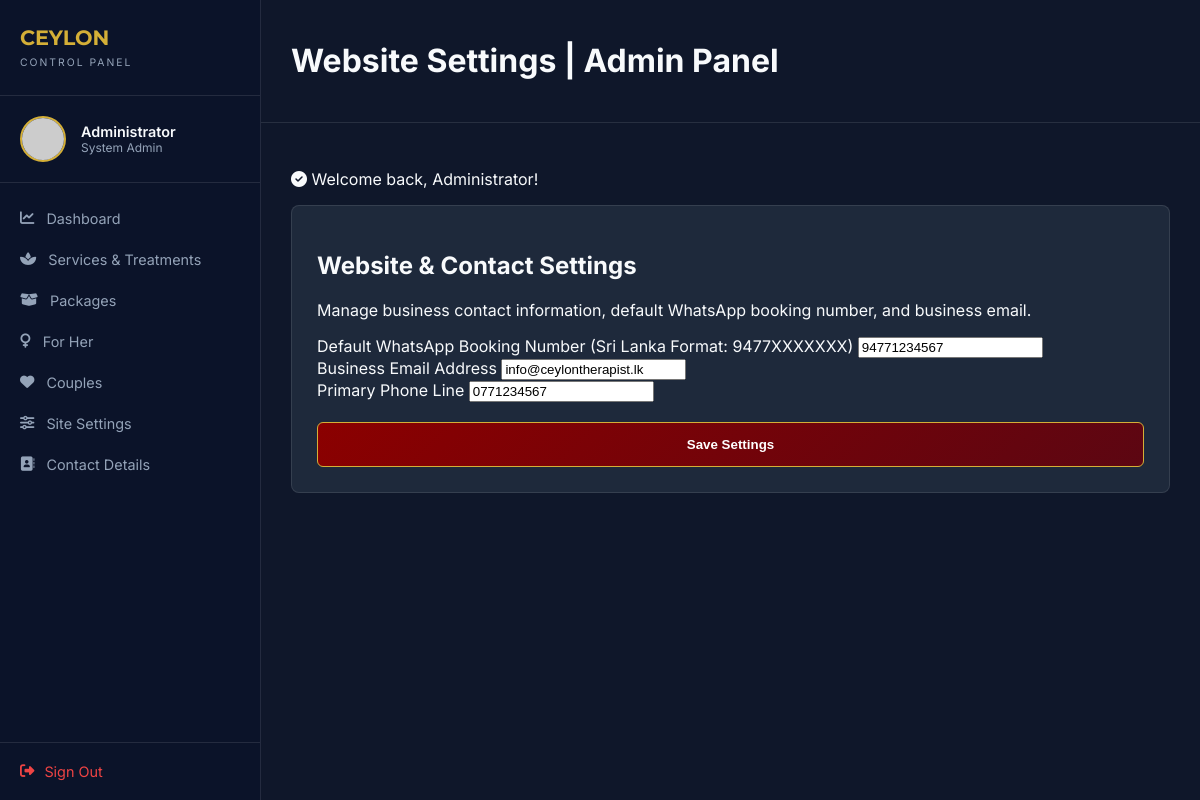
The app's page /admin_contact_settings.php (signed in), older data.
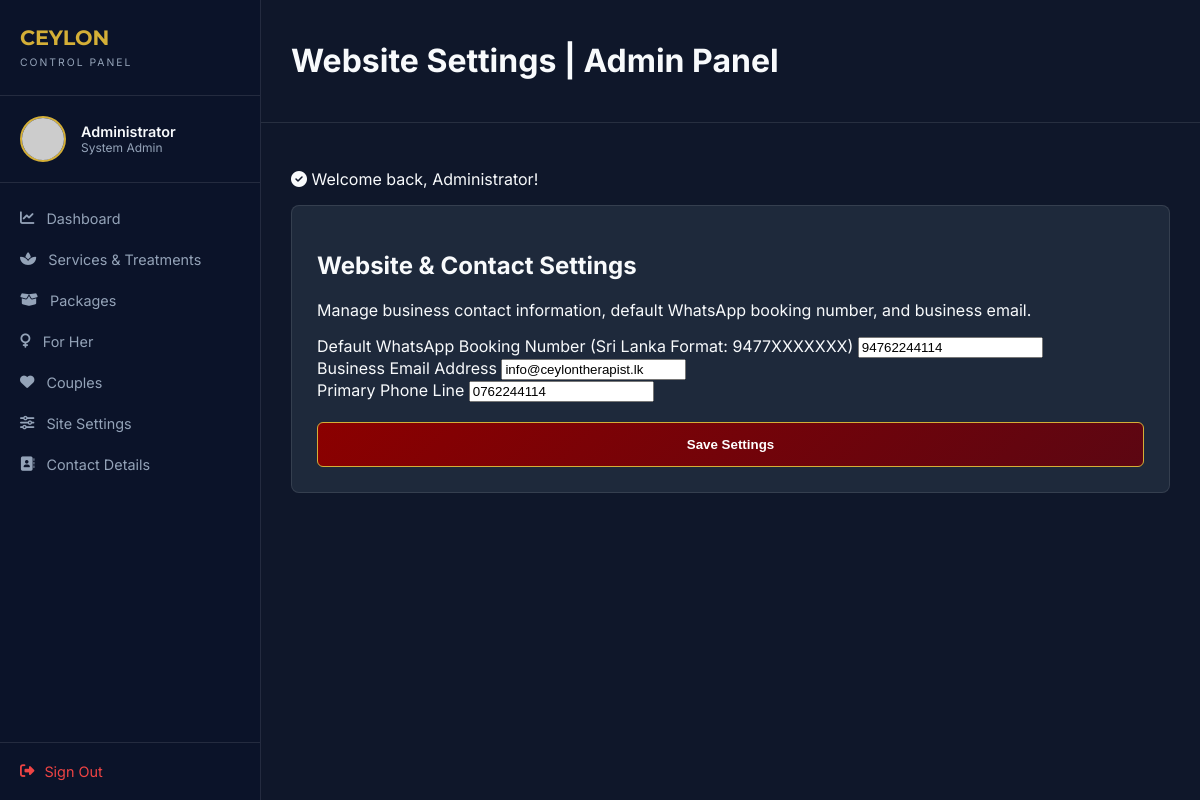
The same page, newer data.
### tables this page shows
CREATE TABLE IF NOT EXISTS `contact_settings` (
    `id` INT UNSIGNED AUTO_INCREMENT PRIMARY KEY,
    `phone` VARCHAR(50) NULL,
    `whatsapp` VARCHAR(50) NULL,
    `email` VARCHAR(100) NULL,
    `address` TEXT NULL,
    `working_hours` VARCHAR(150) NULL,
    `updated_at` TIMESTAMP DEFAULT CURRENT_TIMESTAMP ON UPDATE CURRENT_TIMESTAMP
);

### controllers/AdminSettingsController.php (called while the page is built, shortened)
<?php
class AdminSettingsController
{
    private SettingsBLL $settingsBLL;
    public function __construct()
    {
        $this->settingsBLL = new SettingsBLL();
    }
    public function index(): void
    {
        $contactSettings = $this->settingsBLL->getContactSettings();
        $pageTitle = "Website Settings | Admin Panel";
        require BASE_PATH . '/views/admin/settings/index.php';
    }
}

### admin_contact_settings.php (called while the page is built, shortened)
<?php
require_once __DIR__ . '/config/init.php';
$controller = new AdminSettingsController();
$controller->index();

### helpers/url_helper.php (called while the page is built, shortened)
<?php
function baseUrl(string $path = ''): string
{
    $cleanPath = ltrim($path, '/');
    if (isset($_SERVER['HTTP_HOST'])) {
        $scriptName = $_SERVER['SCRIPT_NAME'] ?? ($_SERVER['PHP_SELF'] ?? '');
        $dir = rtrim(str_replace('\\', '/', dirname($scriptName)), '/');
        if ($dir !== '' && $dir !== '.') {
            return $dir . ($cleanPath ? '/' . $cleanPath : '');
        }
        return $cleanPath ? $cleanPath : './';
    }
    return rtrim(BASE_URL, '/') . ($cleanPath ? '/' . $cleanPath : '');
}
function assetUrl(string $path = ''): string
{
    return baseUrl('assets/' . ltrim($path, '/'));
}

### helpers/auth_helper.php (called while the page is built, shortened)
<?php
function isAdminLoggedIn(): bool
{
    return isset($_SESSION['admin_logged_in']) && $_SESSION['admin_logged_in'] === true && isset($_SESSION['admin_id']);
}
function currentAdmin(): ?array
{
    return [
        'id' => $_SESSION['admin_id'] ?? null,
        'name' => $_SESSION['admin_name'] ?? 'Administrator',
        'email' => $_SESSION['admin_email'] ?? ''
    ];
}

### helpers/common_helper.php (called while the page is built, shortened)
<?php
function e(?string $value): string
{
    return htmlspecialchars((string)($value ?? ''), ENT_QUOTES, 'UTF-8');
}

### helpers/flash_helper.php (called while the page is built, shortened)
<?php
function hasFlash(string $type): bool
{
    return !empty($_SESSION['_flash'][$type]);
}
function getFlash(string $type): array
{
    if (isset($_SESSION['_flash'][$type])) {
        $messages = $_SESSION['_flash'][$type];
        return $messages;
    }
    return [];
}

### config/init.php (called while the page is built, shortened)
<?php
require_once BASE_PATH . '/helpers/env_helper.php';
require_once __DIR__ . '/db.php';
spl_autoload_register(function (string $className): void {
    $dirs = [
        BASE_PATH . '/controllers/',
        BASE_PATH . '/bll/',
        BASE_PATH . '/dal/',
        BASE_PATH . '/services/'
    ];
    foreach ($dirs as $dir) {
        $file = $dir . $className . '.php';
        if (file_exists($file)) {
            return;
        }
    }
});
require_once BASE_PATH . '/helpers/common_helper.php';
require_once BASE_PATH . '/helpers/url_helper.php';
require_once BASE_PATH . '/helpers/auth_helper.php';
require_once BASE_PATH . '/helpers/flash_helper.php';

### helpers/env_helper.php (called while the page is built, shortened)
<?php
if (!function_exists('env')) {
    function env(string $key, mixed $default = null): mixed
    {
        $value = getenv($key);
        if ($value === false) {
            $value = $_ENV[$key] ?? $_SERVER[$key] ?? $default;
        }
        return $value;
    }
}

### config/db.php (called while the page is built, shortened)
<?php
class Database
{
    private static ?PDO $instance = null;
    public static function getConnection(): PDO
    {
        if (self::$instance === null) {
            $host = (string)env('DB_HOST', 'localhost');
            $port = (int)env('DB_PORT', 3306);
            $dbName = (string)env('DB_DATABASE', 'ceylon_therapist');
            $username = (string)env('DB_USERNAME', 'root');
            $password = (string)env('DB_PASSWORD', '');
            $charset = (string)env('DB_CHARSET', 'utf8mb4');
            $dsn = sprintf(
                "mysql:host=%s;port=%d;dbname=%s;charset=%s",
                $host,
                $port,
                $dbName,
                $charset
            );
            $options = [
                PDO::ATTR_ERRMODE => PDO::ERRMODE_EXCEPTION,
                PDO::ATTR_DEFAULT_FETCH_MODE => PDO::FETCH_ASSOC,
                PDO::ATTR_EMULATE_PREPARES => false,
                PDO::MYSQL_ATTR_INIT_COMMAND => "SET NAMES " . $charset
            ];
            try {
                self::$instance = new PDO($dsn, $username, $password, $options);
            } catch (PDOException $e) {
                if (defined('ENVIRONMENT') && ENVIRONMENT === 'development') {
                    throw new Exception("Database Connection Error: " . $e->getMessage(), (int)$e->getCode());
                } else {
                    throw new Exception("A database error occurred. Please try again later.", 500);
                }
            }
        }
        return self::$instance;
    }
}

### bll/SettingsBLL.php (called while the page is built, shortened)
<?php
class SettingsBLL
{
    private SettingsDAL $settingsDAL;
    public function __construct()
    {
        $this->settingsDAL = new SettingsDAL();
    }
    public function getContactSettings(): array
    {
        $contact = $this->settingsDAL->getContactSettings();
        return $contact;
    }
}

### dal/SettingsDAL.php (called while the page is built, shortened)
<?php
class SettingsDAL
{
    private PDO $db;
    public function __construct()
    {
        $this->db = Database::getConnection();
    }
    public function getContactSettings(): ?array
    {
        $sql = "SELECT * FROM contact_settings LIMIT 1";
        $stmt = $this->db->prepare($sql);
        $stmt->execute();
        $result = $stmt->fetch();
        return $result ?: null;
    }
}

### views/admin/settings/index.php (the view, shortened to what this page needs)
<?php require BASE_PATH . '/views/partials/admin-header.php'; ?>
<?php require BASE_PATH . '/views/partials/admin-sidebar.php'; ?>
<div class="admin-panel-card">
    <h2>Website & Contact Settings</h2>
    <p class="subtitle">Manage business contact information, default WhatsApp booking number, and business email.</p>
    <div class="settings-form-container mt-20">
        <form action="<?= baseUrl('admin_site_settings.php') ?>" method="POST" class="admin-form">
            <div class="form-group">
                <label for="whatsapp">Default WhatsApp Booking Number (Sri Lanka Format: 9477XXXXXXX)</label>
                <input type="text" id="whatsapp" name="whatsapp" value="<?= e($contactSettings['whatsapp'] ?? DEFAULT_WHATSAPP_NUMBER) ?>">
            </div>
            <div class="form-group">
                <label for="email">Business Email Address</label>
                <input type="email" id="email" name="email" value="<?= e($contactSettings['email'] ?? DEFAULT_BUSINESS_EMAIL) ?>">
            </div>
            <div class="form-group">
                <label for="phone">Primary Phone Line</label>
                <input type="text" id="phone" name="phone" value="<?= e($contactSettings['phone'] ?? '0771234567') ?>">
            </div>
            <button type="submit" class="btn-admin-submit mt-15">Save Settings</button>
        </form>
    </div>
</div>
<?php require BASE_PATH . '/views/partials/admin-footer.php'; ?>

### views/partials/admin-header.php (shortened to what this page needs)
<!DOCTYPE html>
<html lang="en">
<head>
    <link rel="stylesheet" href="https://cdnjs.cloudflare.com/ajax/libs/font-awesome/6.4.0/css/all.min.css">
    <link rel="stylesheet" href="<?= assetUrl('css/admin.css') ?>">
</head>
<body class="admin-body">
<div class="admin-wrapper">

### views/partials/admin-sidebar.php (shortened to what this page needs)
<?php $admin = currentAdmin(); ?>
<aside class="admin-sidebar">
    <div class="sidebar-brand">
        <h2>CEYLON</h2>
        <span class="badge-admin">CONTROL PANEL</span>
    </div>
    <div class="admin-user-profile">
        <img src="https://ui-avatars.com/api/?name=<?= urlencode($admin['name'] ?? 'Admin') ?>&background=8b0000&color=d4af37" alt="Admin Avatar" class="user-avatar">
        <div class="user-info">
            <span class="user-name"><?= e($admin['name'] ?? 'Administrator') ?></span>
            <span class="user-role">System Admin</span>
        </div>
    </div>
    <nav class="sidebar-nav">
        <ul>
            <li>
                <a href="<?= baseUrl('admin_dashboard.php') ?>" class="sidebar-link">
                    <i class="fa-solid fa-chart-line"></i> Dashboard
                </a>
            </li>
            <li>
                <a href="<?= baseUrl('admin_services.php') ?>" class="sidebar-link">
                    <i class="fa-solid fa-spa"></i> Services & Treatments
                </a>
            </li>
            <li>
                <a href="<?= baseUrl('admin_packages.php') ?>" class="sidebar-link">
                    <i class="fa-solid fa-box-open"></i> Packages
                </a>
            </li>
            <li>
                <a href="<?= baseUrl('admin_for_her.php') ?>" class="sidebar-link">
                    <i class="fa-solid fa-venus"></i> For Her
                </a>
            </li>
            <li>
                <a href="<?= baseUrl('admin_couples.php') ?>" class="sidebar-link">
                    <i class="fa-solid fa-heart"></i> Couples
                </a>
            </li>
            <li>
                <a href="<?= baseUrl('admin_site_settings.php') ?>" class="sidebar-link">
                    <i class="fa-solid fa-sliders"></i> Site Settings
                </a>
            </li>
            <li>
                <a href="<?= baseUrl('admin_contact_settings.php') ?>" class="sidebar-link">
                    <i class="fa-solid fa-address-book"></i> Contact Details
                </a>
            </li>
        </ul>
    </nav>
    <div class="sidebar-footer">
        <a href="<?= baseUrl('logout.php') ?>" class="btn-logout">
            <i class="fa-solid fa-right-from-bracket"></i> Sign Out
        </a>
    </div>
</aside>
<div class="admin-main">
    <header class="admin-topbar">
        <div class="topbar-title">
            <h1><?= e($pageTitle ?? 'Dashboard') ?></h1>
        </div>
    </header>
    <div class="admin-content">
        <?php if (hasFlash('success')): ?>
            <div class="alert alert-success">
                <?php foreach (getFlash('success') as $msg): ?>
                    <p><i class="fa-solid fa-circle-check"></i> <?= e($msg) ?></p>
                <?php endforeach; ?>
            </div>
        <?php endif; ?>

### views/partials/admin-footer.php (shortened to what this page needs)
    </div>
</div>
</div>
</body>
</html>

### assets/css/admin.css (style rules this page uses)
:root { --admin-bg: #0f172a; --admin-card-bg: #1e293b; --admin-sidebar-bg: #0b1329; --admin-text-main: #f8fafc; --admin-text-muted: #94a3b8; --admin-accent-burgundy: #8b0000; --admin-accent-gold: #d4af37; --admin-border: rgba(255, 255, 255, 0.1); --font-admin-heading: 'Montserrat', sans-serif; --font-admin-body: 'Inter', sans-serif; }
body.admin-body { background-color: var(--admin-bg); color: var(--admin-text-main); font-family: var(--font-admin-body); margin: 0; }
.admin-wrapper { display: flex; min-height: 100vh; }
.admin-sidebar { width: 260px; background: var(--admin-sidebar-bg); border-right: 1px solid var(--admin-border); display: flex; flex-direction: column; }
.sidebar-brand { padding: 25px 20px; border-bottom: 1px solid var(--admin-border); }
.sidebar-brand h2 { font-family: var(--font-admin-heading); color: var(--admin-accent-gold); font-size: 1.3rem; margin: 0; }
.badge-admin { font-size: 0.65rem; color: var(--admin-text-muted); letter-spacing: 2px; }
.admin-user-profile { padding: 20px; display: flex; align-items: center; gap: 15px; border-bottom: 1px solid var(--admin-border); }
.user-avatar { width: 42px; height: 42px; border-radius: 50%; border: 2px solid var(--admin-accent-gold); }
.user-info { display: flex; flex-direction: column; }
.user-name { font-weight: 600; font-size: 0.9rem; }
.user-role { font-size: 0.75rem; color: var(--admin-text-muted); }
.sidebar-nav ul { list-style: none; padding: 15px 0; margin: 0; }
.sidebar-link { display: flex; align-items: center; gap: 12px; padding: 12px 20px; color: var(--admin-text-muted); text-decoration: none; font-size: 0.9rem; transition: all 0.2s; }
.sidebar-footer { margin-top: auto; padding: 20px; border-top: 1px solid var(--admin-border); }
.btn-logout { color: #ef4444; text-decoration: none; font-size: 0.9rem; display: flex; align-items: center; gap: 10px; }
.admin-main { flex: 1; display: flex; flex-direction: column; }
.admin-topbar { padding: 20px 30px; background: #0f172a; border-bottom: 1px solid var(--admin-border); }
.admin-content { padding: 30px; flex: 1; }
.admin-panel-card { background: var(--admin-card-bg); border: 1px solid var(--admin-border); padding: 25px; border-radius: 8px; }
.btn-admin-submit { width: 100%; background: linear-gradient(135deg, var(--admin-accent-burgundy), #5c0612); color: #fff; font-weight: 600; padding: 14px; border: 1px solid var(--admin-accent-gold); border-radius: 6px; cursor: pointer; margin-top: 20px; transition: all 0.3s; }

Row changes from the older to the newer data that the page shows:
changed contact_settings "info@ceylontherapist.lk": whatsapp "94771234567" → "94762244114"; phone "0771234567" → "0762244114"
